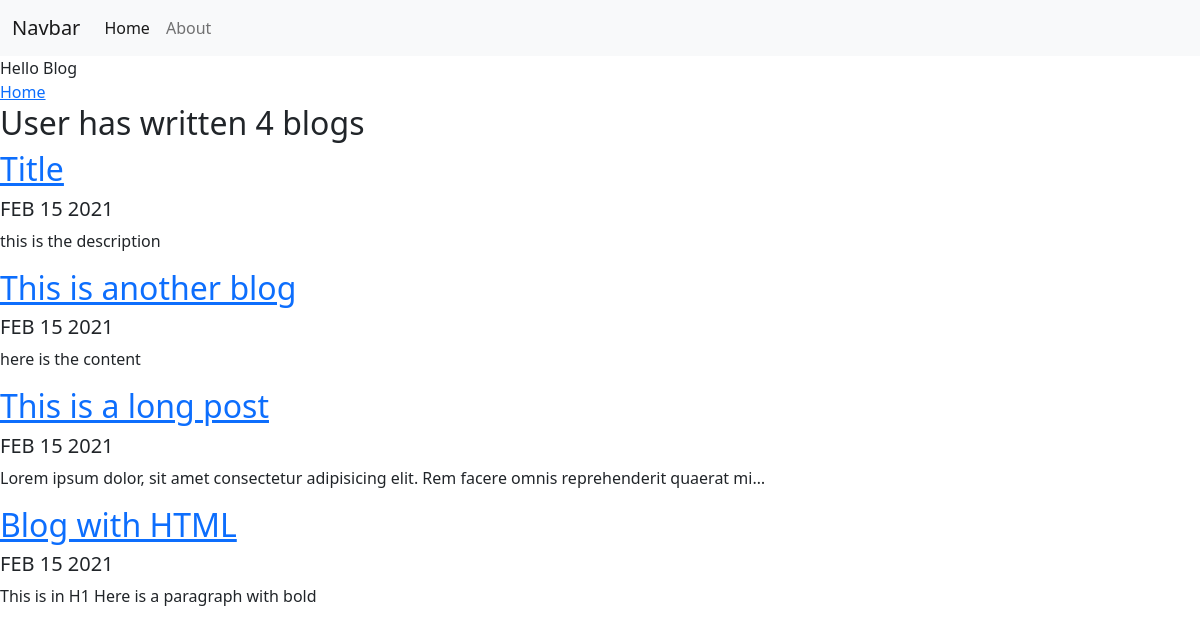
Screenshot of /blog/ with the database file from the repository.
### blog/models.py (models this page shows, shortened)
class Blog(models.Model):
    title = models.CharField(max_length=200)
    description = models.TextField()
    date = models.DateField()

### blog/views.py (the view)
# urls.py: path('', views.all_blogs, name='all_blogs'),
def all_blogs(request):
    blogs = Blog.objects.order_by('-date') # [:3] so most current will show up first; show first 3 things
    return render(request, 'blog/all_blogs.html', {'blogs':blogs})

### blog/templates/blog/all_blogs.html
{% extends 'portfolio/base.html' %}
{% block content %}
    Hello Blog
    <br>
    <a href="{% url 'home' %}">Home</a>
    <br>
    <h2>User has written {{ blogs.count }} blog{{ blogs.count|pluralize}}</h2>
    {% for blog in blogs %}
    <a href="{% url 'blog:detail' blog.id%}"><h2>{{ blog.title }}</h2></a>
    <h5>{{ blog.date|date:'M d Y'|upper }}</h5>
    <p>{{ blog.description|striptags|truncatechars:100 }}</p>
    {% endfor %}
{% endblock %}

### rows the page displays
Blog: title "Title", date "FEB 15 2021", description "this is the description"
Blog: title "This is another blog", date "FEB 15 2021", description "here is the content"
Blog: title "This is a long post", date "FEB 15 2021", description "Lorem ipsum dolor, sit amet consectetur adipisicing elit. Rem facere omnis reprehenderit quaerat mi…"
Blog: title "Blog with HTML", date "FEB 15 2021", description "This is in H1 Here is a paragraph with bold"

### other values shown
{{ blogs.count }} "4"
